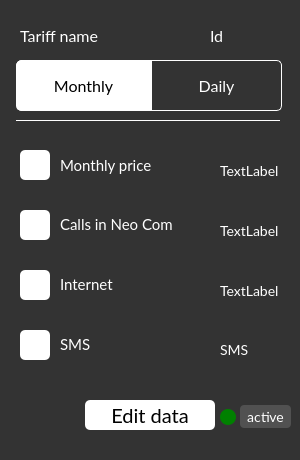
<?xml version="1.0" encoding="UTF-8"?>
<ui version="4.0">
 <class>TariffCard</class>
 <widget class="QWidget" name="TariffCard">
  <property name="enabled">
   <bool>true</bool>
  </property>
  <property name="geometry">
   <rect>
    <x>0</x>
    <y>0</y>
    <width>300</width>
    <height>460</height>
   </rect>
  </property>
  <property name="windowTitle">
   <string>Form</string>
  </property>
  <property name="autoFillBackground">
   <bool>false</bool>
  </property>
  <property name="styleSheet">
   <string notr="true">border-radius:5px;
font-family:Lato, Arial, Consolas;
background-color:rgb(51, 51, 51);</string>
  </property>
  <widget class="QPushButton" name="monthly_btn">
   <property name="geometry">
    <rect>
     <x>16</x>
     <y>60</y>
     <width>135</width>
     <height>51</height>
    </rect>
   </property>
   <property name="font">
    <font>
     <family>Lato</family>
     <pointsize>12</pointsize>
    </font>
   </property>
   <property name="autoFillBackground">
    <bool>false</bool>
   </property>
   <property name="styleSheet">
    <string notr="true">QPushButton{
border-top-right-radius:0px;
border-bottom-right-radius:0px;
background-color:white;
border:1px solid rgb(255, 255, 255);
color:black;
}
QPushButton:hover{
	background-color:rgb(200, 200, 200);
}</string>
   </property>
   <property name="text">
    <string>Monthly</string>
   </property>
  </widget>
  <widget class="QPushButton" name="daily_btn">
   <property name="geometry">
    <rect>
     <x>151</x>
     <y>60</y>
     <width>131</width>
     <height>51</height>
    </rect>
   </property>
   <property name="font">
    <font>
     <family>Lato</family>
     <pointsize>12</pointsize>
    </font>
   </property>
   <property name="autoFillBackground">
    <bool>false</bool>
   </property>
   <property name="styleSheet">
    <string notr="true">border-top-left-radius:0px;
border-bottom-left-radius:0px;
border:1px solid rgb(255, 255, 255);
color:white;</string>
   </property>
   <property name="text">
    <string>Daily</string>
   </property>
  </widget>
  <widget class="QLabel" name="tariff_name">
   <property name="geometry">
    <rect>
     <x>20</x>
     <y>20</y>
     <width>251</width>
     <height>31</height>
    </rect>
   </property>
   <property name="font">
    <font>
     <family>Lato</family>
     <pointsize>-1</pointsize>
    </font>
   </property>
   <property name="styleSheet">
    <string notr="true">background-color:transparent;
color:white;
font-family:Lato, Consolas;
font-size:16px;</string>
   </property>
   <property name="text">
    <string>Tariff name</string>
   </property>
  </widget>
  <widget class="QLabel" name="daily_price">
   <property name="geometry">
    <rect>
     <x>60</x>
     <y>155</y>
     <width>121</width>
     <height>20</height>
    </rect>
   </property>
   <property name="font">
    <font>
     <family>Lato</family>
     <pointsize>11</pointsize>
    </font>
   </property>
   <property name="styleSheet">
    <string notr="true">color:white;
background-color:transparent;</string>
   </property>
   <property name="text">
    <string>Monthly price</string>
   </property>
  </widget>
  <widget class="QLabel" name="calls">
   <property name="geometry">
    <rect>
     <x>60</x>
     <y>200</y>
     <width>121</width>
     <height>50</height>
    </rect>
   </property>
   <property name="font">
    <font>
     <family>Lato</family>
     <pointsize>11</pointsize>
    </font>
   </property>
   <property name="styleSheet">
    <string notr="true">color:white;
background-color:transparent;</string>
   </property>
   <property name="text">
    <string>&lt;html&gt;&lt;head/&gt;&lt;body&gt;&lt;p&gt;Calls in Neo Com&lt;/p&gt;&lt;/body&gt;&lt;/html&gt;</string>
   </property>
   <property name="wordWrap">
    <bool>false</bool>
   </property>
  </widget>
  <widget class="QLabel" name="internet">
   <property name="geometry">
    <rect>
     <x>60</x>
     <y>260</y>
     <width>61</width>
     <height>50</height>
    </rect>
   </property>
   <property name="font">
    <font>
     <family>Lato</family>
     <pointsize>11</pointsize>
    </font>
   </property>
   <property name="styleSheet">
    <string notr="true">color:white;
background-color:transparent;</string>
   </property>
   <property name="text">
    <string>&lt;html&gt;&lt;head/&gt;&lt;body&gt;&lt;p&gt;Internet&lt;/p&gt;&lt;/body&gt;&lt;/html&gt;</string>
   </property>
  </widget>
  <widget class="Line" name="line">
   <property name="geometry">
    <rect>
     <x>16</x>
     <y>120</y>
     <width>264</width>
     <height>1</height>
    </rect>
   </property>
   <property name="styleSheet">
    <string notr="true">background-color:white;
border:none;</string>
   </property>
   <property name="orientation">
    <enum>Qt::Orientation::Horizontal</enum>
   </property>
  </widget>
  <widget class="QLabel" name="money_pic">
   <property name="geometry">
    <rect>
     <x>20</x>
     <y>150</y>
     <width>30</width>
     <height>30</height>
    </rect>
   </property>
   <property name="styleSheet">
    <string notr="true">background-color:white;</string>
   </property>
   <property name="text">
    <string/>
   </property>
   <property name="scaledContents">
    <bool>true</bool>
   </property>
  </widget>
  <widget class="QLabel" name="calls_per_day">
   <property name="geometry">
    <rect>
     <x>20</x>
     <y>210</y>
     <width>30</width>
     <height>30</height>
    </rect>
   </property>
   <property name="styleSheet">
    <string notr="true">background-color:white;</string>
   </property>
   <property name="text">
    <string/>
   </property>
   <property name="scaledContents">
    <bool>true</bool>
   </property>
  </widget>
  <widget class="QLabel" name="internet_per_day">
   <property name="geometry">
    <rect>
     <x>20</x>
     <y>270</y>
     <width>30</width>
     <height>30</height>
    </rect>
   </property>
   <property name="styleSheet">
    <string notr="true">background-color:white;</string>
   </property>
   <property name="text">
    <string/>
   </property>
   <property name="scaledContents">
    <bool>true</bool>
   </property>
  </widget>
  <widget class="QLabel" name="id_label">
   <property name="geometry">
    <rect>
     <x>210</x>
     <y>20</y>
     <width>71</width>
     <height>31</height>
    </rect>
   </property>
   <property name="styleSheet">
    <string notr="true">background-color:transparent;
color:white;
font-family:Lato, Consolas;
font-size:16px;</string>
   </property>
   <property name="text">
    <string>Id</string>
   </property>
  </widget>
  <widget class="QLabel" name="internet_2">
   <property name="geometry">
    <rect>
     <x>60</x>
     <y>320</y>
     <width>61</width>
     <height>50</height>
    </rect>
   </property>
   <property name="font">
    <font>
     <family>Lato</family>
     <pointsize>11</pointsize>
    </font>
   </property>
   <property name="styleSheet">
    <string notr="true">color:white;
background-color:transparent;</string>
   </property>
   <property name="text">
    <string>&lt;html&gt;&lt;head/&gt;&lt;body&gt;&lt;p&gt;SMS&lt;/p&gt;&lt;/body&gt;&lt;/html&gt;</string>
   </property>
  </widget>
  <widget class="QLabel" name="SMS">
   <property name="geometry">
    <rect>
     <x>20</x>
     <y>330</y>
     <width>30</width>
     <height>30</height>
    </rect>
   </property>
   <property name="styleSheet">
    <string notr="true">background-color:white;</string>
   </property>
   <property name="text">
    <string>&lt;html&gt;&lt;head/&gt;&lt;body&gt;&lt;p&gt;&lt;br/&gt;&lt;/p&gt;&lt;/body&gt;&lt;/html&gt;</string>
   </property>
   <property name="scaledContents">
    <bool>true</bool>
   </property>
  </widget>
  <widget class="QWidget" name="widget" native="true">
   <property name="geometry">
    <rect>
     <x>180</x>
     <y>160</y>
     <width>111</width>
     <height>211</height>
    </rect>
   </property>
   <property name="styleSheet">
    <string notr="true">font-size:14px;
font-family:Lato, Consolas;
background-color:transparent;</string>
   </property>
   <widget class="QLabel" name="SMS_label">
    <property name="geometry">
     <rect>
      <x>40</x>
      <y>180</y>
      <width>70</width>
      <height>20</height>
     </rect>
    </property>
    <property name="styleSheet">
     <string notr="true">color:white;
background-color:transparent;</string>
    </property>
    <property name="text">
     <string>&lt;html&gt;&lt;head/&gt;&lt;body&gt;&lt;p&gt;SMS&lt;/p&gt;&lt;/body&gt;&lt;/html&gt;</string>
    </property>
   </widget>
   <widget class="QLabel" name="price_label">
    <property name="geometry">
     <rect>
      <x>40</x>
      <y>0</y>
      <width>70</width>
      <height>20</height>
     </rect>
    </property>
    <property name="styleSheet">
     <string notr="true">color:white;
background-color:transparent;</string>
    </property>
    <property name="text">
     <string>TextLabel</string>
    </property>
   </widget>
   <widget class="QLabel" name="internet_label">
    <property name="geometry">
     <rect>
      <x>40</x>
      <y>120</y>
      <width>70</width>
      <height>20</height>
     </rect>
    </property>
    <property name="styleSheet">
     <string notr="true">color:white;
background-color:transparent;</string>
    </property>
    <property name="text">
     <string>TextLabel</string>
    </property>
   </widget>
   <widget class="QLabel" name="calls_label">
    <property name="geometry">
     <rect>
      <x>40</x>
      <y>60</y>
      <width>70</width>
      <height>20</height>
     </rect>
    </property>
    <property name="styleSheet">
     <string notr="true">color:white;
background-color:transparent;</string>
    </property>
    <property name="text">
     <string>TextLabel</string>
    </property>
   </widget>
  </widget>
  <widget class="QPushButton" name="edit_btn">
   <property name="geometry">
    <rect>
     <x>85</x>
     <y>400</y>
     <width>130</width>
     <height>30</height>
    </rect>
   </property>
   <property name="styleSheet">
    <string notr="true">QPushButton{
background-color:white;
color:black;
font-size:20px;
font-family:Lato, Consolas;
}
QPushButton:hover{
	background-color:rgb(200, 200, 200);
}</string>
   </property>
   <property name="text">
    <string>Edit data</string>
   </property>
  </widget>
  <widget class="QPushButton" name="active_inactive_swithc_btn">
   <property name="geometry">
    <rect>
     <x>240</x>
     <y>405</y>
     <width>51</width>
     <height>23</height>
    </rect>
   </property>
   <property name="styleSheet">
    <string notr="true">QPushButton{
	background-color:rgba(200, 200, 200, 0.2);
	border-radius:4px;
	color:white;
	font-size:14px;
}
QPushButton:hover{
	background-color:rgba(200, 200, 200, 0.3);
}</string>
   </property>
   <property name="text">
    <string>active</string>
   </property>
  </widget>
  <widget class="QLabel" name="active_indicator">
   <property name="geometry">
    <rect>
     <x>220</x>
     <y>409</y>
     <width>16</width>
     <height>16</height>
    </rect>
   </property>
   <property name="styleSheet">
    <string notr="true">background-color:green;
border-radius:8;</string>
   </property>
   <property name="text">
    <string/>
   </property>
  </widget>
 </widget>
 <resources/>
 <connections/>
</ui>
